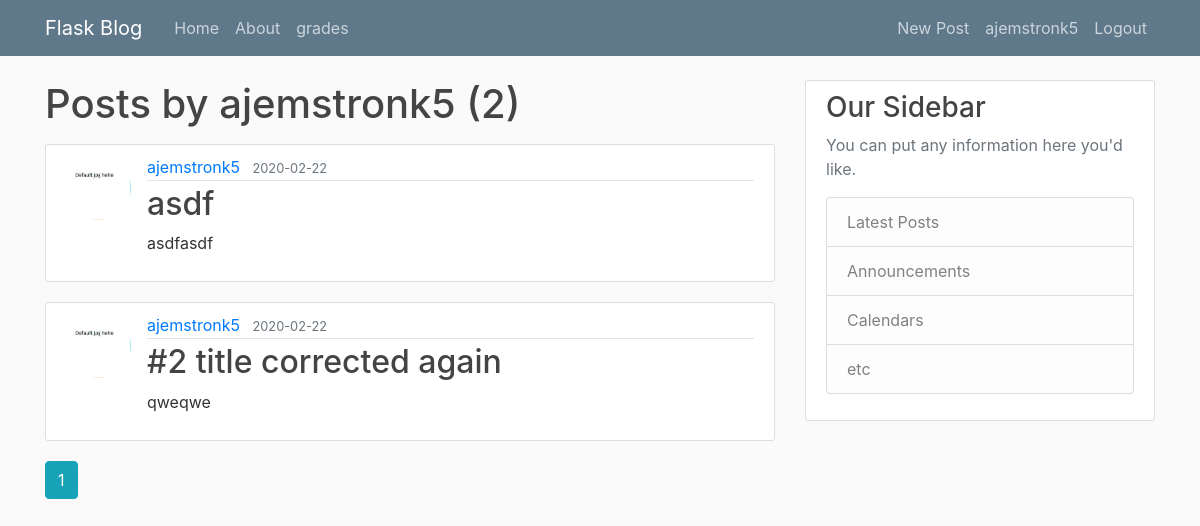
/user/ajemstronk5 (signed in), run on the app's committed database.
### flaskblog/models.py (models this page shows, shortened)
class User(db.Model, UserMixin):
    id = db.Column(db.Integer, primary_key=True)
    username = db.Column(db.String(20), unique=True, nullable=False)
    email = db.Column(db.String(120), unique=True, nullable=False)
    image_file = db.Column(db.String(20), nullable=False, default='default.jpg')
    password = db.Column(db.String(60), nullable=False)
    posts = db.relationship('Post', backref='author', lazy=True)
    first_name = db.Column(db.String(50), nullable=False)
    last_name = db.Column(db.String(50), nullable=False)

class Post(db.Model):
    id = db.Column(db.Integer, primary_key=True)
    title = db.Column(db.String(100), nullable=False)
    date_posted = db.Column(db.DateTime, nullable=False, default=datetime.utcnow)
    content = db.Column(db.Text, nullable=False)
    user_id = db.Column(db.Integer, db.ForeignKey('user.id'), nullable=False)

### flaskblog/routes.py (the view)
@app.route("/user/<string:username>")
def user_posts(username):
    page = request.args.get('page', 1, type=int)
    user = User.query.filter_by(username=username).first_or_404()
    posts = Post.query.filter_by(author=user)\
        .order_by(Post.date_posted.desc())\
        .paginate(page=page, per_page=5)
    return render_template('user_posts.html', posts=posts, user=user)

### flaskblog/models.py (called while the page is built)
@login_manager.user_loader
def load_user(user_id):
    return User.query.get(int(user_id))

### flaskblog/templates/user_posts.html
{% extends "layout.html" %}
{% block content %}
    <h1 class="mb-3">Posts by {{ user.username }} ({{ posts.total }})</h1>
    {% for post in posts.items %}
        <article class="media content-section">
          <img class="rounded-circle article-img" src="{{ url_for('static', filename='profile_pics/' + post.author.image_file) }}">
          <div class="media-body">
            <div class="article-metadata">
              <a class="mr-2" href="{{ url_for('user_posts', username=post.author.username) }}">{{ post.author.username }}</a>
              <small class="text-muted">{{ post.date_posted.strftime('%Y-%m-%d') }}</small>
            </div>
            <h2><a class="article-title" href="{{ url_for('post', post_id=post.id) }}">{{ post.title }}</a></h2>
            <p class="article-content">{{ post.content }}</p>
          </div>
        </article>
    {% endfor %}
    {% for page_num in posts.iter_pages(left_edge=1, right_edge=1, left_current=1, right_current=2) %}
      {% if page_num %}
        {% if posts.page == page_num %}
          <a class="btn btn-info mb-4" href="{{ url_for('user_posts', username=user.username, page=page_num) }}">{{ page_num }}</a>
        {% else %}
          <a class="btn btn-outline-info mb-4" href="{{ url_for('user_posts', username=user.username, page=page_num) }}">{{ page_num }}</a>
        {% endif %}
      {% else %}
        ...
      {% endif %}
    {% endfor %}
{% endblock content %}

### flaskblog/templates/layout.html (shortened to what this page needs)
<!DOCTYPE html>
<html>
<head>
    <link rel="stylesheet" href="https://maxcdn.bootstrapcdn.com/bootstrap/4.0.0/css/bootstrap.min.css">
    <link rel="stylesheet" type="text/css" href="{{ url_for('static', filename='main.css') }}">
</head>
<body>
    <header class="site-header">
      <nav class="navbar navbar-expand-md navbar-dark bg-steel fixed-top">
        <div class="container">
          <a class="navbar-brand mr-4" href="/">Flask Blog</a>
          <div class="collapse navbar-collapse" id="navbarToggle">
            <div class="navbar-nav mr-auto">
              <a class="nav-item nav-link" href="{{ url_for('home') }}">Home</a>
              <a class="nav-item nav-link" href="{{ url_for('about') }}">About</a>
              <a class="nav-item nav-link" href="{{ url_for('grades') }}">grades</a>
            </div>
            <div class="navbar-nav">
              {% if current_user.is_authenticated %}
                <a class="nav-item nav-link" href="{{ url_for('new_post') }}">New Post</a>
                <a class="nav-item nav-link" href="{{ url_for('account') }}"> {{ current_user.username }} </a>
                <a class="nav-item nav-link" href="{{ url_for('logout') }}">Logout</a>
              {% else %}
                <a class="nav-item nav-link" href="{{ url_for('login') }}">Login</a>
                <a class="nav-item nav-link" href="{{ url_for('register') }}">Register</a>
              {% endif %}
            </div>
          </div>
        </div>
      </nav>
    </header>
    <main role="main" class="container">
      <div class="row">
        <div class="col-md-8">
          {% block content %}{% endblock %}
        </div>
        <div class="col-md-4">
          <div class="content-section">
            <h3>Our Sidebar</h3>
            <p class='text-muted'>You can put any information here you'd like.
              <ul class="list-group">
                <li class="list-group-item list-group-item-light">Latest Posts</li>
                <li class="list-group-item list-group-item-light">Announcements</li>
                <li class="list-group-item list-group-item-light">Calendars</li>
                <li class="list-group-item list-group-item-light">etc</li>
              </ul>
            </p>
          </div>
        </div>
      </div>
    </main>
</body>
</html>

### flaskblog/static/main.css (style rules this page uses)
body { background: #fafafa; color: #333333; margin-top: 5rem; }
h1, h2, h3, h4, h5, h6 { color: #444444; }
.bg-steel { background-color: #5f788a; }
.site-header .navbar-nav .nav-link { color: #cbd5db; }
.content-section { background: #ffffff; padding: 10px 20px; border: 1px solid #dddddd; border-radius: 3px; margin-bottom: 20px; }
.article-title { color: #444444; }
.article-content { white-space: pre-line; }
.article-img { height: 65px; width: 65px; margin-right: 16px; }
.article-metadata { padding-bottom: 1px; margin-bottom: 4px; border-bottom: 1px solid #e3e3e3 }

### data on the page
User: username "ajemstronk5"
Post: image_file (placeholder picture), author.username "ajemstronk5", date_posted "2020-02-22", title "asdf", content "asdfasdf"
Post: image_file (placeholder picture), author.username "ajemstronk5", date_posted "2020-02-22", title "#2 title corrected again", content "qweqwe"

### other printed values
{{ posts.total }} "2"
{{ page_num }} "1"
